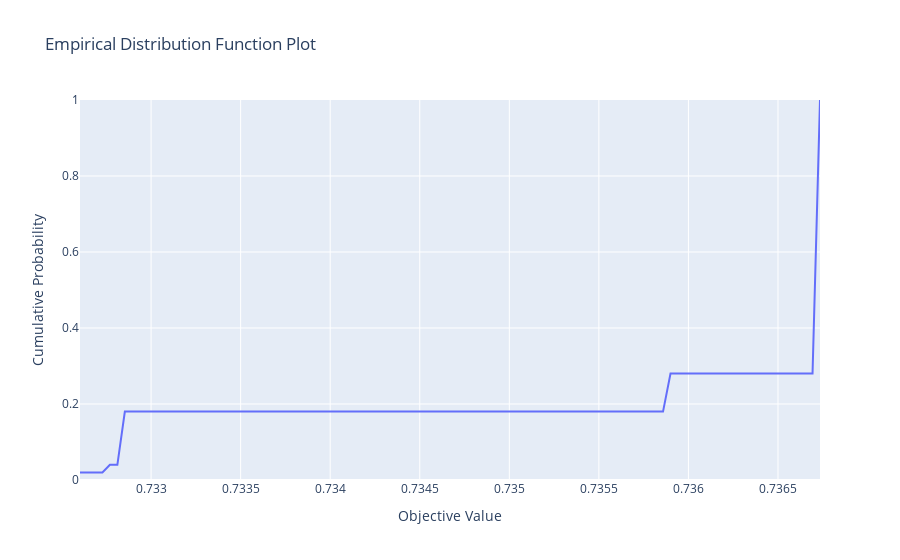

Notebook code cell kept with this figure:
### Code cell
###################################################################################################
# Visualize empirical distribution function. See :func:`~optuna.visualization.plot_edf` for the details.
plot_edf(study)
